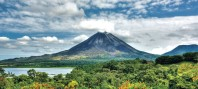
#> input picture arenal.jpg, 198 x 89 px
$ jupyter execute --allow-errors P4.ipynb
#> lines starting #> are read from the running program, lines starting #| are printed output that depends on the picture
[cell 1]
#PROYECTO 4
#MODELOS PROBABILISTICOS DE SEÑALES Y SISTEMAS
#JULIO AVILA
#B50750

from PIL import Image
import numpy as np
from scipy import stats
import matplotlib.pyplot as plt
import time


#PARTE 1

def fuente_info(imagen):

#> called with imagen = 'arenal.jpg'
    img = Image.open(imagen)
#> img is the input picture: PIL image 198x89 RGB; mean R, G, B 129.7, 152.6, 147.8

    return np.array(img)

def rgb_a_bit(imagen):

    # dimensiones de la imagen
    x, y, z = imagen.shape

    # Número total de pixeles
    n_pixeles = x * y * z

    # Convertir la imagen a un vector unidimensional de n_pixeles
    pixeles = np.reshape(imagen, n_pixeles)

    # Convertir los canales a base 2
    bits = [format(pixel,'08b') for pixel in pixeles]
    bits_Rx = np.array(list(''.join(bits)))

    return bits_Rx.astype(int)

def modulador(bits, fc, mpp):

    # 1. Parámetros de la 'señal' de información (bits)
    N = len(bits) # Cantidad de bits

    # 2. Construyendo un periodo de la señal portadora c(t)
    Tc = 1 / fc  # periodo [s]
    t_periodo = np.linspace(0, Tc, mpp)
    sen = np.sin(2*np.pi*fc*t_periodo)
    cos = np.cos(2*np.pi*fc*t_periodo)
    portadora = sen + cos

    # 3. Inicializar la señal modulada s(t)
    t_simulacion = np.linspace(0, N*Tc, N*mpp)
    senal_Tx = np.zeros(t_simulacion.shape)
    moduladora = np.zeros(t_simulacion.shape)  # señal de información

    # 4. Asignar las formas de onda según los bits (BPSK)
    for i, bit in enumerate(bits):
        if bit == 1:
            senal_Tx[i*mpp : (i+1)*mpp] = portadora
            moduladora[i*mpp : (i+1)*mpp] = 1
        else:
            senal_Tx[i*mpp : (i+1)*mpp] = portadora * -1
            moduladora[i*mpp : (i+1)*mpp] = 0

    # 5. Calcular la potencia promedio de la señal modulada
    Pm = (1 / (N*Tc)) * np.trapz(pow(senal_Tx, 2), t_simulacion)

    return senal_Tx, Pm, portadora, moduladora

def canal_ruidoso(senal_Tx, Pm, SNR):

    # Potencia del ruido generado por el canal
    Pn = Pm / pow(10, SNR/10)

    # Generando ruido auditivo blanco gaussiano
    ruido = np.random.normal(0, np.sqrt(Pn), senal_Tx.shape)

    # Señal distorsionada por el canal ruidoso
    senal_Rx = senal_Tx + ruido

    return senal_Rx


def demodulador(senal_Rx, portadora, mpp):

    # Cantidad de muestras en senal_Rx
    M = len(senal_Rx)

    # Cantidad de bits en transmisión
    N = int(M / mpp)

    # Vector para bits obtenidos por la demodulación
    bits_Rx = np.zeros(N)

    # Vector para la señal demodulada
    senal_demodulada = np.zeros(M)

    # Energía de un período de la portadora
    Es = np.sum(portadora**2)

    # Demodulación
    for i in range(N):
        # Producto interno de dos funciones
        producto = senal_Rx[i*mpp : (i+1)*mpp] * portadora
        senal_demodulada[i*mpp : (i+1)*mpp] = producto
        Ep = np.sum(producto)

        # Criterio de decisión por detección de energía
        if Ep > 0:
            bits_Rx[i] = 1
        else:
            bits_Rx[i] = 0

    return bits_Rx.astype(int), senal_demodulada

def bits_a_rgb(bits_Rx, dimensiones):

    # Cantidad de bits
    N = len(bits_Rx)

    # Se reconstruyen los canales RGB
    bits = np.split(bits_Rx, N / 8)

    # Se decofican los canales:
    canales = [int(''.join(map(str, canal)), 2) for canal in bits]
    pixeles = np.reshape(canales, dimensiones)

    return pixeles.astype(np.uint8)


# Parámetros
fc = 5000  # frecuencia de la portadora
mpp = 20   # muestras por periodo de la portadora
SNR = -2   # relación señal-a-ruido del canal

# Iniciar medición del tiempo de simulación
inicio = time.time()

# 1. Importar y convertir la imagen a trasmitir
imagen_Tx = fuente_info('arenal.jpg')
dimensiones = imagen_Tx.shape
#> dimensiones = (89, 198, 3)

# 2. Codificar los pixeles de la imagen
bits_Tx = rgb_a_bit(imagen_Tx)
#> in rgb_a_bit, `bits = [format(pixel,'08b') for pixel in pixeles]`: bits = 52866 items

# 3. Modular la cadena de bits usando el esquema BPSK
senal_Tx, Pm, portadora, moduladora = modulador(bits_Tx, fc, mpp)
#> in modulador, `N = len(bits)`: N = 422928
#> the loop in modulador, `for i, bit in enumerate(bits):` made 422928 passes
#> bit on passes 1 to 3: 1, 0, 1
#> in modulador, `Pm = (1 / (N*Tc)) * np.trapz(pow(senal_Tx, 2), t_simulacion)`: Pm = 1
#> Pm = 1; portadora = 20 values, max 1.4 at index 2, min -1.41 at index 12, mean 0.05

# 4. Se transmite la señal modulada, por un canal ruidoso
senal_Rx = canal_ruidoso(senal_Tx, Pm, SNR)
#> in canal_ruidoso, `Pn = Pm / pow(10, SNR/10)`: Pn = 1.58

# 5. Se desmodula la señal recibida del canal
bits_Rx, senal_demodulada = demodulador(senal_Rx, portadora, mpp)
#> in demodulador, `M = len(senal_Rx)`: M = 8458560
#> in demodulador, `N = int(M / mpp)`: N = 422928
#> in demodulador, `Es = np.sum(portadora**2)`: Es = 20
#> the loop in demodulador, `for i in range(N):` made 422928 passes
#> Ep on passes 1 to 3: 23.88, -18.96, 18.04

# 6. Se visualiza la imagen recibida
imagen_Rx = bits_a_rgb(bits_Rx, dimensiones)
#> in bits_a_rgb, `N = len(bits_Rx)`: N = 422928
#> in bits_a_rgb, `bits = np.split(bits_Rx, N / 8)`: bits = 52866 items
Fig = plt.figure(figsize=(10,6))

# Cálculo del tiempo de simulación
print('Duración de la simulación: ', time.time() - inicio)

# 7. Calcular número de errores
errores = sum(abs(bits_Tx - bits_Rx))
#> errores = 88
BER = errores/len(bits_Tx)
#> BER = 0.000208
print('{} errores, para un BER de {:0.4f}.'.format(errores, BER))
#| 88 errores, para un BER de 0.0002.

# Mostrar imagen transmitida
ax = Fig.add_subplot(1, 2, 1)
imgplot = plt.imshow(imagen_Tx)
ax.set_title('Transmitido')

# Mostrar imagen recuperada
ax = Fig.add_subplot(1, 2, 2)
imgplot = plt.imshow(imagen_Rx)
ax.set_title('Recuperado')
Fig.tight_layout()

plt.imshow(imagen_Rx)


# Visualizar el cambio entre las señales
fig, (ax1, ax2, ax3, ax4) = plt.subplots(nrows=4, sharex=True, figsize=(14, 7))

# La onda cuadrada moduladora (bits de entrada)
ax1.plot(moduladora[0:600], color='r', lw=2)
ax1.set_ylabel('$b(t)$')

# La señal modulada por BPSK
ax2.plot(senal_Tx[0:600], color='g', lw=2)
ax2.set_ylabel('$s(t)$')

# La señal modulada al dejar el canal
ax3.plot(senal_Rx[0:600], color='b', lw=2)
ax3.set_ylabel('$s(t) + n(t)$')

# La señal demodulada
ax4.plot(senal_demodulada[0:600], color='m', lw=2)
ax4.set_ylabel('$b^{\prime}(t)$')
ax4.set_xlabel('$t$ / milisegundos')
fig.tight_layout()
plt.show()
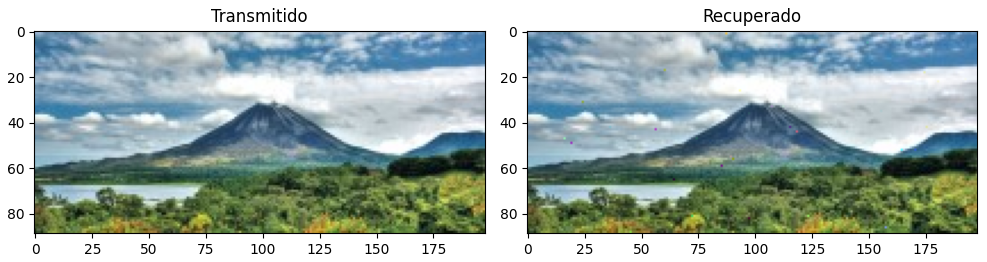
#> figure drawn by matplotlib, 2 panels
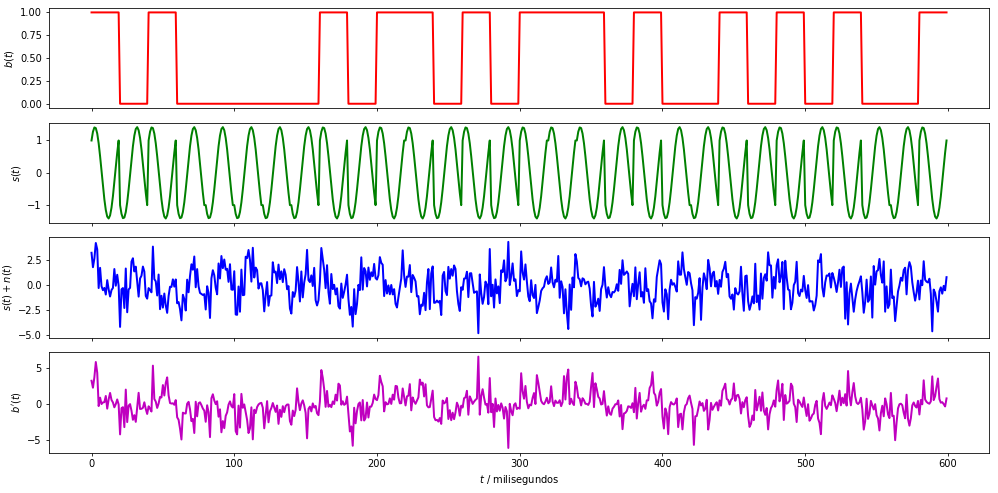
#> figure drawn by matplotlib, 4 panels; panel 4: curve peaks at x = 271, y = 6.57
